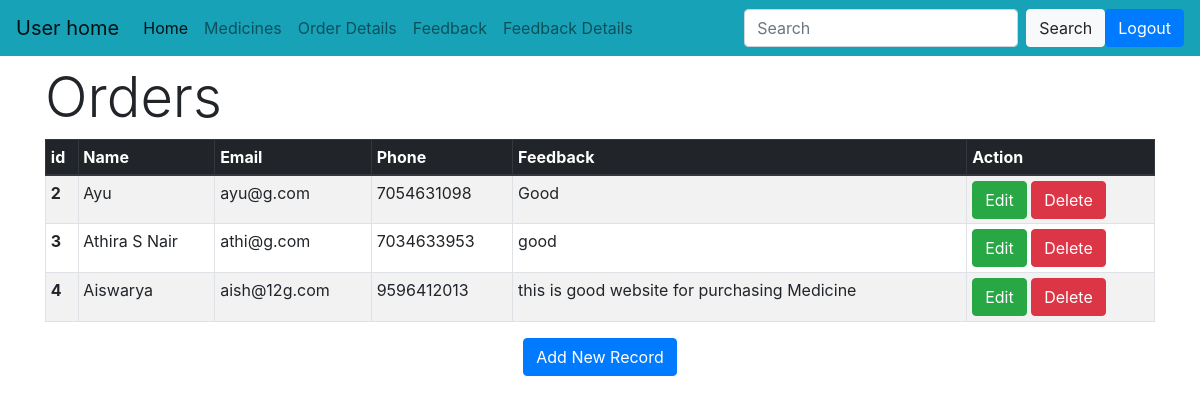
Page /feedbackshow/ on the committed database.
### medical/models.py (models this page shows)
class Feedback(models.Model):
    name=models.CharField(max_length=50)
    email=models.EmailField()
    phone=models.CharField(max_length=10)
    feedback=models.TextField()

### medical/views.py (the view)
# urls.py: path('feedbackshow/',views.feedbackdetail,name="feedbackdetail"),
def feedbackdetail(request):
    items=Feedback.objects.all()
    return render(request,"feedbackdetail.html",{'medical':items})

### medical/templates/feedbackdetail.html (shortened to what this page needs)
{% extends 'userbase.html' %}
{% block body %}
<div class="container mt-2">
  <h2 class="display-4">Orders</h2>
  <table class="table table-striped table-bordered table-sm" border="1">
    <thead class="thead-dark">
    <tr>
        <th> id</th>
        <th>Name </th>
        <th>Email</th>
        <th>Phone</th>
        <th>Feedback</th>
        <th>Action</th>
    </tr>
    </thead>
    <tbody>
      {% for items in medical%}
      <tr>
        <th scope="row">{{items.id}}</th>
        <td>{{items.name}}</td>
        <td>{{items.email}}</td>
        <td>{{items.phone}} </td>
        <td>{{items.feedback}} </td>
       <td>
        <a href="/edit/{{ items.id }}" class="btn btn-success"><span class="glyphicon glyphicon-pencil">Edit<span></a>
        <a href="/delete/{{ items.id }}" class="btn btn-danger">Delete</a>
    </td>
      </tr>
      {% endfor %}
    </tbody>
</table>
<center><a href="/feedback/" class="btn btn-primary">Add New Record</a></center>
</div>
{% endblock body %}

### medical/templates/feedbackdetail.html (style rules this page uses)
body { background-image: url("https://thumbs.dreamstime.com/b/doctor-nurse-medical-team-asian-talk-health-worker-patient-information-teamwork-hospital-different-ages-illness-134694697.jpg"); background-size: 100% 740px; }

### rows in the picture
Feedback: id "2", name "Ayu", email "ayu@g.com", phone "7054631098", feedback "Good"
Feedback: id "3", name "Athira S Nair", email "athi@g.com", phone "7034633953", feedback "good"
Feedback: id "4", name "Aiswarya", email "aish@12g.com", phone "9596412013", feedback "this is good website for purchasing Medicine"
